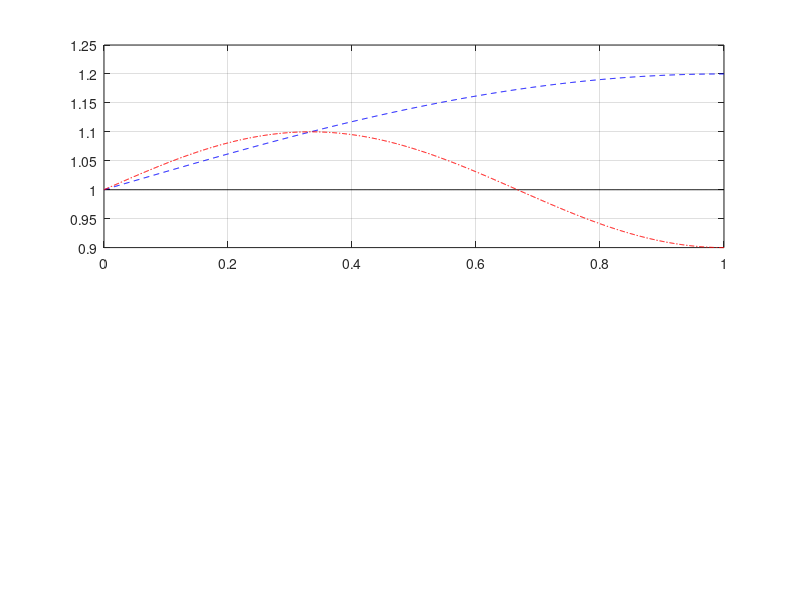

Write MATLAB code to recreate this figure. (Note: this script raises an error after producing the figure.)
%% Initialise coordinates
L = 1;
x = linspace(0,L,1001);

p_0 = 1;
v_L = 1;

B_1 = 0.2;
B_3 = 0.1;

C_1 = 0.2;
C_3 = 0.1;

%% Plot figure
figure;
fig1 = subplot(2,1,1);
plot(x,p_0*ones(size(x)),'k-')
hold on; grid on
plot(x,p_0 + B_1*sin((pi/(2*L))*x),'b--')
plot(x,p_0 + B_3*sin((pi/(2*L))*3*x),'r-.')
fig1.XTickLabel = []; fig1.YTickLabel = [];
ylim([0.85,1.25])

fig2 = subplot(2,1,2);
plot(x,v_L*ones(size(x)),'k-')
hold on; grid on
plot(x,p_0 + C_1*cos((pi/(2*L))*x),'b--')
plot(x,p_0 + C_3*cos((pi/(2*L))*3*x),'r-.')
fig2.XTickLabel = []; fig2.YTickLabel = [];
ylim([0.85,1.25])